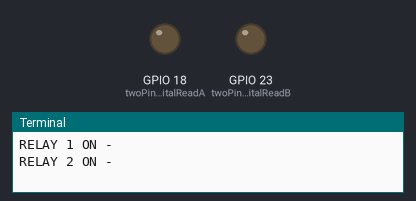
Recording of a program running on a simulated Raspberry Pi (BCM pin numbers). Shown: output pins drawn as LEDs (lit = HIGH), the last lines printed to the terminal.

Above: at 1.0 s.
At 3.0 s:
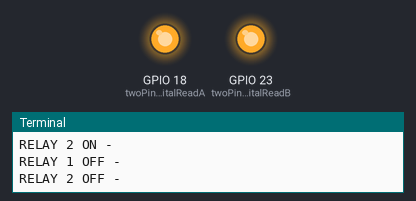
Timing chart, 0 to 5.2 s (numbered marks = the images above):
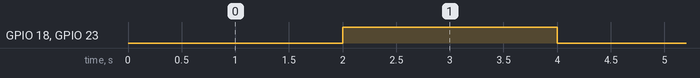

Measured:
- by itself, GPIO 18 (twoPinDigitalReadA), GPIO 23 (twoPinDigitalReadB): alternates HIGH for 2.0 s and LOW for 2.0 s

The program:

RelayTest.py
```python
from numpy import genfromtxt
import numpy as np
import RPi.GPIO as GPIO
import time
# Import SPI library (for hardware SPI) and MCP3008 library.
import Adafruit_GPIO.SPI as SPI
import Adafruit_MCP3008

GPIO.setmode(GPIO.BCM)
GPIO.setwarnings(False)

twoPinDigitalReadA = 18
twoPinDigitalReadB = 23

##GPIO.setup(twoPinDigitalReadA, GPIO.IN, GPIO.PUD_UP)
##GPIO.setup(twoPinDigitalReadB, GPIO.IN, GPIO.PUD_UP)

GPIO.setup(twoPinDigitalReadA, GPIO.OUT)
GPIO.setup(twoPinDigitalReadB, GPIO.OUT)

GPIO.output(twoPinDigitalReadA, GPIO.HIGH)
GPIO.output(twoPinDigitalReadB, GPIO.HIGH)

try:
    while(1):
        print("RELAY 1 ON - ")
        GPIO.output(twoPinDigitalReadA, GPIO.LOW)
        print("RELAY 2 ON - ")
        GPIO.output(twoPinDigitalReadB, GPIO.LOW)
        time.sleep(2)
        print("RELAY 1 OFF - ")
        GPIO.output(twoPinDigitalReadA, GPIO.HIGH)
        print("RELAY 2 OFF - ")
        GPIO.output(twoPinDigitalReadB, GPIO.HIGH)
        time.sleep(2)


except KeyboardInterrupt:
    GPIO.cleanup()
```
